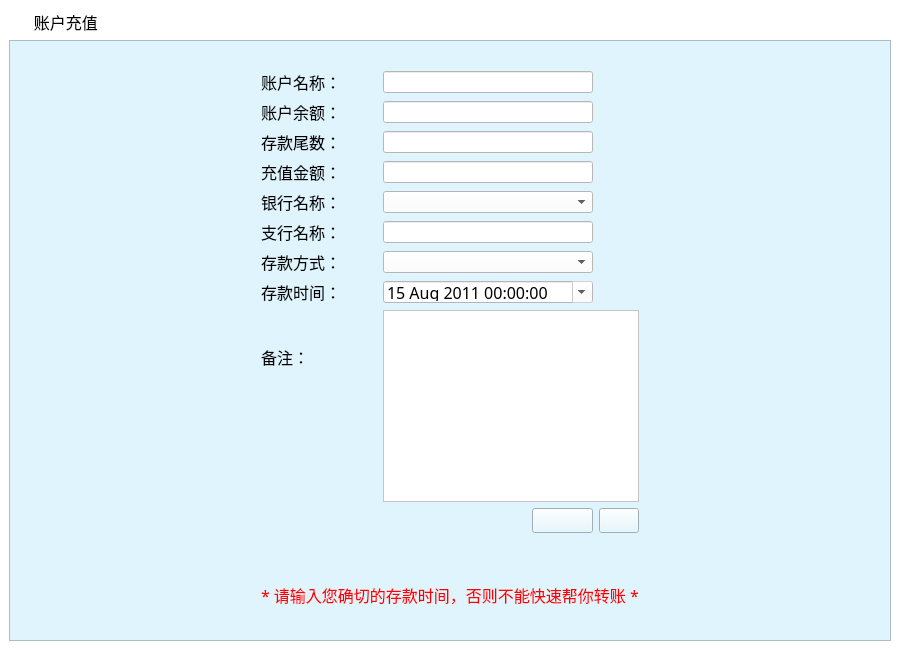
<?xml version="1.0" encoding="UTF-8"?>
<ui version="4.0">
 <class>zhcz_ScrollArea</class>
 <widget class="QScrollArea" name="zhcz_ScrollArea">
  <property name="geometry">
   <rect>
    <x>0</x>
    <y>0</y>
    <width>900</width>
    <height>650</height>
   </rect>
  </property>
  <property name="windowTitle">
   <string>ScrollArea</string>
  </property>
  <property name="styleSheet">
   <string notr="true">background-color: rgb(255, 255, 255);</string>
  </property>
  <property name="frameShape">
   <enum>QFrame::NoFrame</enum>
  </property>
  <property name="lineWidth">
   <number>0</number>
  </property>
  <property name="widgetResizable">
   <bool>true</bool>
  </property>
  <widget class="QWidget" name="scrollAreaWidgetContents">
   <property name="geometry">
    <rect>
     <x>0</x>
     <y>0</y>
     <width>900</width>
     <height>650</height>
    </rect>
   </property>
   <layout class="QGridLayout" name="gridLayout">
    <item row="0" column="0">
     <widget class="QLabel" name="label">
      <property name="sizePolicy">
       <sizepolicy hsizetype="Preferred" vsizetype="Fixed">
        <horstretch>0</horstretch>
        <verstretch>0</verstretch>
       </sizepolicy>
      </property>
      <property name="minimumSize">
       <size>
        <width>0</width>
        <height>25</height>
       </size>
      </property>
      <property name="maximumSize">
       <size>
        <width>16777215</width>
        <height>25</height>
       </size>
      </property>
      <property name="font">
       <font>
        <family>微软雅黑</family>
        <pointsize>12</pointsize>
       </font>
      </property>
      <property name="styleSheet">
       <string notr="true">background-image: url(:/bg/images/mainframe/navigator.png);
background-repeat: no-repeat;</string>
      </property>
      <property name="text">
       <string>      账户充值</string>
      </property>
     </widget>
    </item>
    <item row="1" column="0">
     <widget class="QFrame" name="frame">
      <property name="styleSheet">
       <string notr="true">background-color: rgb(223, 244, 252);</string>
      </property>
      <property name="frameShape">
       <enum>QFrame::StyledPanel</enum>
      </property>
      <property name="frameShadow">
       <enum>QFrame::Raised</enum>
      </property>
      <layout class="QGridLayout" name="gridLayout_2">
       <item row="0" column="0">
        <spacer name="horizontalSpacer_5">
         <property name="orientation">
          <enum>Qt::Horizontal</enum>
         </property>
         <property name="sizeHint" stdset="0">
          <size>
           <width>218</width>
           <height>20</height>
          </size>
         </property>
        </spacer>
       </item>
       <item row="0" column="2" colspan="3">
        <spacer name="horizontalSpacer_6">
         <property name="orientation">
          <enum>Qt::Horizontal</enum>
         </property>
         <property name="sizeHint" stdset="0">
          <size>
           <width>253</width>
           <height>20</height>
          </size>
         </property>
        </spacer>
       </item>
       <item row="0" column="5">
        <spacer name="horizontalSpacer_7">
         <property name="orientation">
          <enum>Qt::Horizontal</enum>
         </property>
         <property name="sizeHint" stdset="0">
          <size>
           <width>218</width>
           <height>20</height>
          </size>
         </property>
        </spacer>
       </item>
       <item row="1" column="0">
        <spacer name="horizontalSpacer_8">
         <property name="orientation">
          <enum>Qt::Horizontal</enum>
         </property>
         <property name="sizeHint" stdset="0">
          <size>
           <width>218</width>
           <height>20</height>
          </size>
         </property>
        </spacer>
       </item>
       <item row="1" column="1">
        <widget class="QLabel" name="label_25">
         <property name="font">
          <font>
           <family>宋体</family>
           <pointsize>12</pointsize>
          </font>
         </property>
         <property name="text">
          <string>账户名称：</string>
         </property>
        </widget>
       </item>
       <item row="1" column="2" colspan="2">
        <widget class="QLineEdit" name="txiAccountName">
         <property name="minimumSize">
          <size>
           <width>0</width>
           <height>22</height>
          </size>
         </property>
         <property name="maximumSize">
          <size>
           <width>16777215</width>
           <height>22</height>
          </size>
         </property>
         <property name="font">
          <font>
           <family>宋体</family>
           <pointsize>12</pointsize>
          </font>
         </property>
         <property name="styleSheet">
          <string notr="true">background-color: rgb(255, 255, 255);</string>
         </property>
         <property name="readOnly">
          <bool>true</bool>
         </property>
        </widget>
       </item>
       <item row="1" column="5">
        <spacer name="horizontalSpacer_9">
         <property name="orientation">
          <enum>Qt::Horizontal</enum>
         </property>
         <property name="sizeHint" stdset="0">
          <size>
           <width>218</width>
           <height>20</height>
          </size>
         </property>
        </spacer>
       </item>
       <item row="2" column="0">
        <spacer name="horizontalSpacer_10">
         <property name="orientation">
          <enum>Qt::Horizontal</enum>
         </property>
         <property name="sizeHint" stdset="0">
          <size>
           <width>218</width>
           <height>20</height>
          </size>
         </property>
        </spacer>
       </item>
       <item row="2" column="1">
        <widget class="QLabel" name="label_23">
         <property name="font">
          <font>
           <family>宋体</family>
           <pointsize>12</pointsize>
          </font>
         </property>
         <property name="text">
          <string>账户余额：</string>
         </property>
        </widget>
       </item>
       <item row="2" column="2" colspan="2">
        <widget class="QLineEdit" name="txiAccountMoney">
         <property name="minimumSize">
          <size>
           <width>0</width>
           <height>22</height>
          </size>
         </property>
         <property name="maximumSize">
          <size>
           <width>16777215</width>
           <height>22</height>
          </size>
         </property>
         <property name="font">
          <font>
           <family>宋体</family>
           <pointsize>12</pointsize>
          </font>
         </property>
         <property name="styleSheet">
          <string notr="true">background-color: rgb(255, 255, 255);</string>
         </property>
         <property name="readOnly">
          <bool>true</bool>
         </property>
        </widget>
       </item>
       <item row="2" column="5">
        <spacer name="horizontalSpacer_11">
         <property name="orientation">
          <enum>Qt::Horizontal</enum>
         </property>
         <property name="sizeHint" stdset="0">
          <size>
           <width>218</width>
           <height>20</height>
          </size>
         </property>
        </spacer>
       </item>
       <item row="3" column="0">
        <spacer name="horizontalSpacer_12">
         <property name="orientation">
          <enum>Qt::Horizontal</enum>
         </property>
         <property name="sizeHint" stdset="0">
          <size>
           <width>218</width>
           <height>20</height>
          </size>
         </property>
        </spacer>
       </item>
       <item row="3" column="1">
        <widget class="QLabel" name="label_30">
         <property name="font">
          <font>
           <family>宋体</family>
           <pointsize>12</pointsize>
          </font>
         </property>
         <property name="text">
          <string>存款尾数：</string>
         </property>
        </widget>
       </item>
       <item row="3" column="2" colspan="2">
        <widget class="QLineEdit" name="txiAccountTail">
         <property name="minimumSize">
          <size>
           <width>0</width>
           <height>22</height>
          </size>
         </property>
         <property name="maximumSize">
          <size>
           <width>16777215</width>
           <height>22</height>
          </size>
         </property>
         <property name="font">
          <font>
           <family>宋体</family>
           <pointsize>12</pointsize>
          </font>
         </property>
         <property name="styleSheet">
          <string notr="true">background-color: rgb(255, 255, 255);</string>
         </property>
         <property name="readOnly">
          <bool>true</bool>
         </property>
        </widget>
       </item>
       <item row="3" column="5">
        <spacer name="horizontalSpacer_13">
         <property name="orientation">
          <enum>Qt::Horizontal</enum>
         </property>
         <property name="sizeHint" stdset="0">
          <size>
           <width>218</width>
           <height>20</height>
          </size>
         </property>
        </spacer>
       </item>
       <item row="4" column="0">
        <spacer name="horizontalSpacer_14">
         <property name="orientation">
          <enum>Qt::Horizontal</enum>
         </property>
         <property name="sizeHint" stdset="0">
          <size>
           <width>218</width>
           <height>20</height>
          </size>
         </property>
        </spacer>
       </item>
       <item row="4" column="1">
        <widget class="QLabel" name="label_22">
         <property name="font">
          <font>
           <family>宋体</family>
           <pointsize>12</pointsize>
          </font>
         </property>
         <property name="text">
          <string>充值金额：</string>
         </property>
        </widget>
       </item>
       <item row="4" column="2" colspan="2">
        <widget class="QLineEdit" name="txiStoredMoney">
         <property name="minimumSize">
          <size>
           <width>0</width>
           <height>22</height>
          </size>
         </property>
         <property name="maximumSize">
          <size>
           <width>16777215</width>
           <height>22</height>
          </size>
         </property>
         <property name="font">
          <font>
           <family>宋体</family>
           <pointsize>12</pointsize>
          </font>
         </property>
         <property name="styleSheet">
          <string notr="true">background-color: rgb(255, 255, 255);</string>
         </property>
        </widget>
       </item>
       <item row="4" column="5">
        <spacer name="horizontalSpacer_15">
         <property name="orientation">
          <enum>Qt::Horizontal</enum>
         </property>
         <property name="sizeHint" stdset="0">
          <size>
           <width>218</width>
           <height>20</height>
          </size>
         </property>
        </spacer>
       </item>
       <item row="5" column="0">
        <spacer name="horizontalSpacer_16">
         <property name="orientation">
          <enum>Qt::Horizontal</enum>
         </property>
         <property name="sizeHint" stdset="0">
          <size>
           <width>218</width>
           <height>20</height>
          </size>
         </property>
        </spacer>
       </item>
       <item row="5" column="1">
        <widget class="QLabel" name="label_24">
         <property name="font">
          <font>
           <family>宋体</family>
           <pointsize>12</pointsize>
          </font>
         </property>
         <property name="text">
          <string>银行名称：</string>
         </property>
        </widget>
       </item>
       <item row="5" column="2" colspan="2">
        <widget class="QComboBox" name="cbxBankName">
         <property name="minimumSize">
          <size>
           <width>0</width>
           <height>22</height>
          </size>
         </property>
         <property name="maximumSize">
          <size>
           <width>16777215</width>
           <height>22</height>
          </size>
         </property>
         <property name="font">
          <font>
           <family>宋体</family>
           <pointsize>12</pointsize>
          </font>
         </property>
         <property name="styleSheet">
          <string notr="true">background-color: rgb(255, 255, 255);</string>
         </property>
        </widget>
       </item>
       <item row="5" column="5">
        <spacer name="horizontalSpacer_17">
         <property name="orientation">
          <enum>Qt::Horizontal</enum>
         </property>
         <property name="sizeHint" stdset="0">
          <size>
           <width>218</width>
           <height>20</height>
          </size>
         </property>
        </spacer>
       </item>
       <item row="6" column="0">
        <spacer name="horizontalSpacer_18">
         <property name="orientation">
          <enum>Qt::Horizontal</enum>
         </property>
         <property name="sizeHint" stdset="0">
          <size>
           <width>218</width>
           <height>20</height>
          </size>
         </property>
        </spacer>
       </item>
       <item row="6" column="1">
        <widget class="QLabel" name="label_26">
         <property name="font">
          <font>
           <family>宋体</family>
           <pointsize>12</pointsize>
          </font>
         </property>
         <property name="text">
          <string>支行名称：</string>
         </property>
        </widget>
       </item>
       <item row="6" column="2" colspan="2">
        <widget class="QLineEdit" name="txiSubBankName">
         <property name="minimumSize">
          <size>
           <width>0</width>
           <height>22</height>
          </size>
         </property>
         <property name="maximumSize">
          <size>
           <width>16777215</width>
           <height>22</height>
          </size>
         </property>
         <property name="font">
          <font>
           <family>宋体</family>
           <pointsize>12</pointsize>
          </font>
         </property>
         <property name="styleSheet">
          <string notr="true">background-color: rgb(255, 255, 255);</string>
         </property>
        </widget>
       </item>
       <item row="6" column="5">
        <spacer name="horizontalSpacer_19">
         <property name="orientation">
          <enum>Qt::Horizontal</enum>
         </property>
         <property name="sizeHint" stdset="0">
          <size>
           <width>218</width>
           <height>20</height>
          </size>
         </property>
        </spacer>
       </item>
       <item row="7" column="0">
        <spacer name="horizontalSpacer_20">
         <property name="orientation">
          <enum>Qt::Horizontal</enum>
         </property>
         <property name="sizeHint" stdset="0">
          <size>
           <width>218</width>
           <height>20</height>
          </size>
         </property>
        </spacer>
       </item>
       <item row="7" column="1">
        <widget class="QLabel" name="label_27">
         <property name="font">
          <font>
           <family>宋体</family>
           <pointsize>12</pointsize>
          </font>
         </property>
         <property name="text">
          <string>存款方式：</string>
         </property>
        </widget>
       </item>
       <item row="7" column="2" colspan="2">
        <widget class="QComboBox" name="cbxStoredType">
         <property name="minimumSize">
          <size>
           <width>0</width>
           <height>22</height>
          </size>
         </property>
         <property name="maximumSize">
          <size>
           <width>16777215</width>
           <height>22</height>
          </size>
         </property>
         <property name="font">
          <font>
           <family>宋体</family>
           <pointsize>12</pointsize>
          </font>
         </property>
         <property name="styleSheet">
          <string notr="true">background-color: rgb(255, 255, 255);</string>
         </property>
        </widget>
       </item>
       <item row="7" column="5">
        <spacer name="horizontalSpacer_21">
         <property name="orientation">
          <enum>Qt::Horizontal</enum>
         </property>
         <property name="sizeHint" stdset="0">
          <size>
           <width>218</width>
           <height>20</height>
          </size>
         </property>
        </spacer>
       </item>
       <item row="8" column="0">
        <spacer name="horizontalSpacer_22">
         <property name="orientation">
          <enum>Qt::Horizontal</enum>
         </property>
         <property name="sizeHint" stdset="0">
          <size>
           <width>218</width>
           <height>20</height>
          </size>
         </property>
        </spacer>
       </item>
       <item row="8" column="1">
        <widget class="QLabel" name="label_time">
         <property name="font">
          <font>
           <family>宋体</family>
           <pointsize>12</pointsize>
          </font>
         </property>
         <property name="text">
          <string>存款时间：</string>
         </property>
        </widget>
       </item>
       <item row="8" column="2" colspan="2">
        <widget class="QDateTimeEdit" name="txiDatetime">
         <property name="enabled">
          <bool>false</bool>
         </property>
         <property name="minimumSize">
          <size>
           <width>0</width>
           <height>22</height>
          </size>
         </property>
         <property name="maximumSize">
          <size>
           <width>16777215</width>
           <height>22</height>
          </size>
         </property>
         <property name="font">
          <font>
           <family>宋体</family>
           <pointsize>12</pointsize>
          </font>
         </property>
         <property name="styleSheet">
          <string notr="true">background-color: rgb(255, 255, 255);
color: rgb(0, 0, 0);</string>
         </property>
         <property name="dateTime">
          <datetime>
           <hour>0</hour>
           <minute>0</minute>
           <second>0</second>
           <year>2011</year>
           <month>8</month>
           <day>15</day>
          </datetime>
         </property>
         <property name="currentSection">
          <enum>QDateTimeEdit::MonthSection</enum>
         </property>
         <property name="calendarPopup">
          <bool>true</bool>
         </property>
        </widget>
       </item>
       <item row="8" column="5">
        <spacer name="horizontalSpacer_23">
         <property name="orientation">
          <enum>Qt::Horizontal</enum>
         </property>
         <property name="sizeHint" stdset="0">
          <size>
           <width>218</width>
           <height>20</height>
          </size>
         </property>
        </spacer>
       </item>
       <item row="9" column="0" rowspan="2">
        <spacer name="horizontalSpacer_26">
         <property name="orientation">
          <enum>Qt::Horizontal</enum>
         </property>
         <property name="sizeHint" stdset="0">
          <size>
           <width>227</width>
           <height>20</height>
          </size>
         </property>
        </spacer>
       </item>
       <item row="9" column="1">
        <widget class="QLabel" name="label_29">
         <property name="font">
          <font>
           <family>宋体</family>
           <pointsize>12</pointsize>
          </font>
         </property>
         <property name="text">
          <string>备注：</string>
         </property>
        </widget>
       </item>
       <item row="9" column="2" rowspan="2" colspan="3">
        <widget class="QTextEdit" name="txiContent">
         <property name="minimumSize">
          <size>
           <width>0</width>
           <height>192</height>
          </size>
         </property>
         <property name="maximumSize">
          <size>
           <width>16777215</width>
           <height>192</height>
          </size>
         </property>
         <property name="styleSheet">
          <string notr="true">background-color: rgb(255, 255, 255);</string>
         </property>
         <property name="html">
          <string>&lt;!DOCTYPE HTML PUBLIC &quot;-//W3C//DTD HTML 4.0//EN&quot; &quot;http://www.w3.org/TR/REC-html40/strict.dtd&quot;&gt;
&lt;html&gt;&lt;head&gt;&lt;meta name=&quot;qrichtext&quot; content=&quot;1&quot; /&gt;&lt;style type=&quot;text/css&quot;&gt;
p, li { white-space: pre-wrap; }
&lt;/style&gt;&lt;/head&gt;&lt;body style=&quot; font-family:'SimSun'; font-size:9pt; font-weight:400; font-style:normal;&quot;&gt;
&lt;p style=&quot;-qt-paragraph-type:empty; margin-top:0px; margin-bottom:0px; margin-left:0px; margin-right:0px; -qt-block-indent:0; text-indent:0px;&quot;&gt;&lt;/p&gt;&lt;/body&gt;&lt;/html&gt;</string>
         </property>
        </widget>
       </item>
       <item row="10" column="5">
        <spacer name="horizontalSpacer_27">
         <property name="orientation">
          <enum>Qt::Horizontal</enum>
         </property>
         <property name="sizeHint" stdset="0">
          <size>
           <width>226</width>
           <height>20</height>
          </size>
         </property>
        </spacer>
       </item>
       <item row="11" column="3">
        <widget class="QPushButton" name="btnSubmit">
         <property name="minimumSize">
          <size>
           <width>61</width>
           <height>25</height>
          </size>
         </property>
         <property name="maximumSize">
          <size>
           <width>61</width>
           <height>25</height>
          </size>
         </property>
         <property name="font">
          <font>
           <family>宋体</family>
           <pointsize>14</pointsize>
          </font>
         </property>
         <property name="styleSheet">
          <string notr="true">background-image: url(:/btn/images/mainframe/btn_qrtj.png);</string>
         </property>
         <property name="text">
          <string/>
         </property>
        </widget>
       </item>
       <item row="11" column="4">
        <widget class="QPushButton" name="btnReset">
         <property name="minimumSize">
          <size>
           <width>40</width>
           <height>25</height>
          </size>
         </property>
         <property name="maximumSize">
          <size>
           <width>40</width>
           <height>25</height>
          </size>
         </property>
         <property name="font">
          <font>
           <family>宋体</family>
           <pointsize>14</pointsize>
          </font>
         </property>
         <property name="styleSheet">
          <string notr="true">background-image: url(:/btn/images/mainframe/btn_cz.png);</string>
         </property>
         <property name="text">
          <string/>
         </property>
        </widget>
       </item>
       <item row="12" column="0">
        <spacer name="horizontalSpacer_24">
         <property name="orientation">
          <enum>Qt::Horizontal</enum>
         </property>
         <property name="sizeHint" stdset="0">
          <size>
           <width>218</width>
           <height>20</height>
          </size>
         </property>
        </spacer>
       </item>
       <item row="12" column="5">
        <spacer name="horizontalSpacer_25">
         <property name="orientation">
          <enum>Qt::Horizontal</enum>
         </property>
         <property name="sizeHint" stdset="0">
          <size>
           <width>218</width>
           <height>20</height>
          </size>
         </property>
        </spacer>
       </item>
       <item row="13" column="1" colspan="4">
        <widget class="QLabel" name="label_16">
         <property name="font">
          <font>
           <family>宋体</family>
           <pointsize>12</pointsize>
          </font>
         </property>
         <property name="styleSheet">
          <string notr="true">color: rgb(255, 0, 0);</string>
         </property>
         <property name="text">
          <string>* 请输入您确切的存款时间，否则不能快速帮你转账 *</string>
         </property>
        </widget>
       </item>
      </layout>
     </widget>
    </item>
   </layout>
  </widget>
 </widget>
 <resources/>
 <connections/>
</ui>
